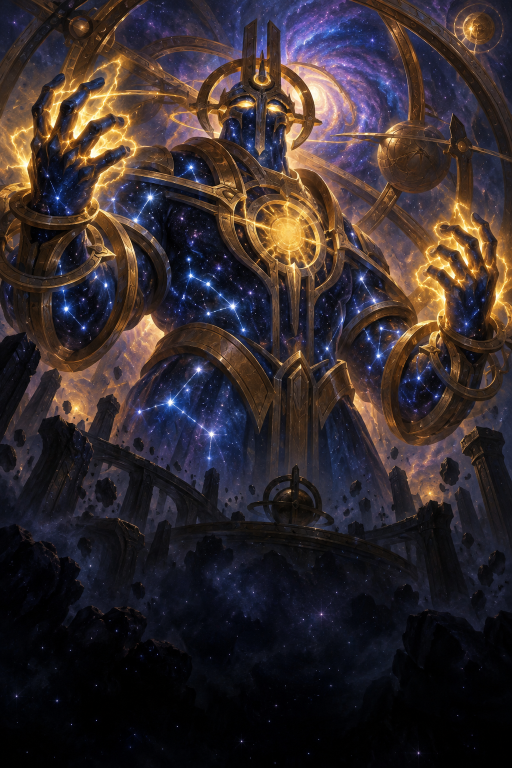
#> input picture localTools/interface/assets/challengeGod/portrait.png, 1024 x 1536 px (shown at 1/2 size)
$ python -i gladiatorHudV2Assembly.py   (imports and definitions only)
#> lines starting #> are read from the running program, lines starting #| are printed output that depends on the picture
"""Shared registration, socket protection and symmetry for Gladiateur HUD v2 paintings."""

import numpy as np
from PIL import Image, ImageChops, ImageDraw, ImageFilter


def solidBounds(image):
    return image.getchannel("A").point(lambda value: 255 if value > 128 else 0).getbbox()


def fitFamily(images, size, padding):
    """Every state cropped to the first one's solid bounds and fitted into size at its own proportions, centred:
    stretched to fill the slot, the painted helmet (about 1.1 wide for 1 tall) read 29% too wide in game"""
    bounds = solidBounds(images[0])
    width, height = bounds[2] - bounds[0], bounds[3] - bounds[1]
    scale = min((size[0] - padding * 2) / width, (size[1] - padding * 2) / height)
    fittedSize = (max(1, round(width * scale)), max(1, round(height * scale)))
    offset = ((size[0] - fittedSize[0]) // 2, (size[1] - fittedSize[1]) // 2)
    result = []
    for image in images:
        fitted = image.crop(bounds).resize(fittedSize, Image.Resampling.LANCZOS)
        canvas = Image.new("RGBA", size, 0)
        canvas.paste(fitted, offset)
        result.append(canvas)
    return result


# [39 lines left out: functions mirrorLeft, cleanTransparent, cleanAdditive, helmetStates, not called in this run]


def jewelStates(images):
    dark, gold, crack = fitFamily(images, (64, 64), 5)
    face = Image.new("L", (64, 64), 0)
    ImageDraw.Draw(face).ellipse((11, 11, 52, 52), fill=255)
    face = face.filter(ImageFilter.GaussianBlur(0.5))
    lit = Image.composite(gold, dark, face)
    lit.putalpha(dark.getchannel("A"))
    # The crack's visible painting is fitted separately, centred inside the gem's face.
    bounds = solidBounds(crack)
    crack = crack.crop(bounds).resize((40, 40), Image.Resampling.LANCZOS)
    overlay = Image.new("RGBA", (64, 64), 0)
    overlay.paste(crack, (12, 12))
    overlay.putalpha(ImageChops.multiply(overlay.getchannel("A"), face))
    return [cleanTransparent(image) for image in (dark, lit, overlay)]


# [28 lines left out: functions bladeEdgeMask, registerEnergy, socketGlow, not called in this run]

>>> import cv2
>>> picture = cv2.imread('assets/challengeGod/portrait.png', cv2.IMREAD_GRAYSCALE)
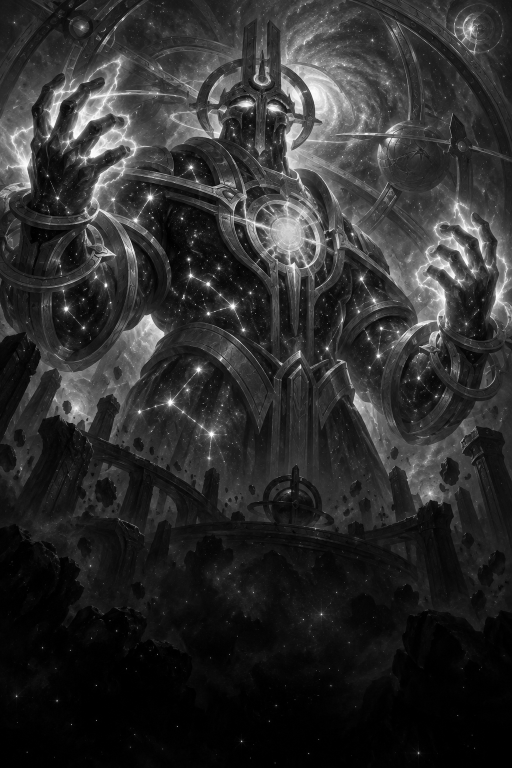
#> picture: shape (1536, 1024) (shown at 1/2 size); min 0, max 255, mean 45.3
>>> result = jewelStates(picture)
#> (the run stopped early here; a loop or call above may not have finished)
